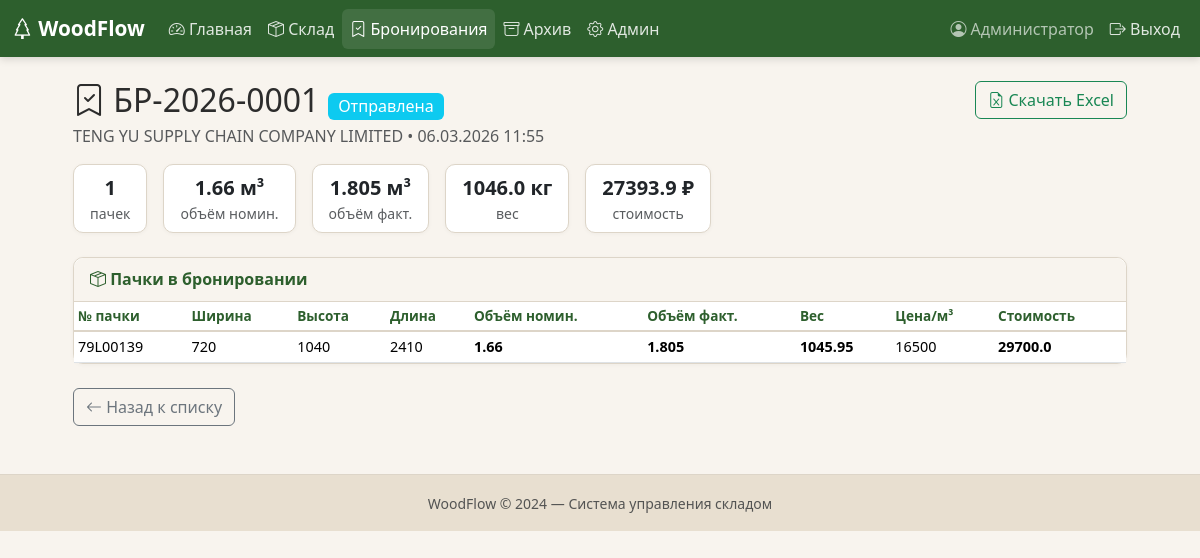
The page /bookings/1 (signed in) on the database its author committed.
### models.py (models this page shows, shortened)
class User(UserMixin, db.Model):
    __tablename__ = "users"
    id = db.Column(db.Integer, primary_key=True)
    username = db.Column(db.String(80), unique=True, nullable=False)
    password_hash = db.Column(db.String(256), nullable=False)
    full_name = db.Column(db.String(150), default="")
    is_admin = db.Column(db.Boolean, default=False)
    is_active_user = db.Column(db.Boolean, default=True)
    created_at = db.Column(db.DateTime, default=lambda: datetime.now(ZoneInfo("Europe/Moscow")))
    @property
    def is_active(self):
        return self.is_active_user

class Booking(db.Model):
    __tablename__ = "bookings"
    id = db.Column(db.Integer, primary_key=True)
    number = db.Column(db.String(50), unique=True, nullable=False)
    company_name = db.Column(db.String(150), default="")
    adres = db.Column(db.String(250), default="")
    status = db.Column(db.String(20), default="активная")      # активная / отправлена / отменена
    notes = db.Column(db.Text, default="")
    created_at = db.Column(db.DateTime, default=lambda: datetime.now(ZoneInfo("Europe/Moscow")))
    created_by = db.Column(db.Integer, db.ForeignKey("users.id"))
    price_per_m3 = db.Column(db.Float, default=0)  # руб
    contract = db.Column(db.String(50), default="")
    packs = db.relationship("WoodPack", backref="booking", lazy=True)
    shipment = db.relationship("Shipment", backref="booking", uselist=False)
    total_volume_nominal_for_pok = db.Column(db.Float, default=0, nullable=True)
    total_volume_fact_for_pok = db.Column(db.Float, default=0, nullable=True)
    total_volume_nominal_for_tam = db.Column(db.Float, default=0, nullable=True)
    total_volume_fact_for_tam = db.Column(db.Float, default=0, nullable=True)
    total_weight_nominal_for_pok = db.Column(db.Float, default=0, nullable=True)
    total_weight_fact_for_pok = db.Column(db.Float, default=0, nullable=True)
    total_weight_nominal_for_tam = db.Column(db.Float, default=0, nullable=True)
    total_weight_fact_for_tam = db.Column(db.Float, default=0, nullable=True)
    total_price = db.Column(db.Float, default=0, nullable=True)
    pack_count = db.Column(db.Integer, default=0, nullable=True)

class WoodPack(db.Model):
    __tablename__ = "wood_packs"
    id = db.Column(db.Integer, primary_key=True)
    number_pac = db.Column(db.String(16), default="", nullable=False)  # номер пачки
    grade = db.Column(db.String(5), default="")  # сорт
    width_fact_for_tam = db.Column(db.Float, nullable=False)  # мм ширина пачки
    width_fact_for_pok = db.Column(db.Float, nullable=True)  # мм ширина доски
    width_nominal_for_pok = db.Column(db.Float, nullable=True)
    thickness_fact_for_tam = db.Column(db.Float, nullable=False)  # мм толщина пачки
    thickness_fact_for_pok = db.Column(db.Float, nullable=True)  # мм толщина доски
    thickness_nominal_for_pok = db.Column(db.Float, nullable=True)
    length_nominal = db.Column(db.Float, nullable=True)  # мм длина доски
    length_fact = db.Column(db.Float, nullable=True)  # мм длина доски
    length_pack = db.Column(db.Float, nullable=False)  # мм длина пачки
    quantity = db.Column(db.Integer, nullable=True) # количество
    quantity_layers = db.Column(db.Integer, nullable=True) # количество слоёв
    quantity_in_layer = db.Column(db.Integer, nullable=True) # количество в слою
    volume_nominal_for_pok = db.Column(db.Float, nullable=True)
    volume_fact_for_pok = db.Column(db.Float, nullable=True)
    volume_nominal_for_tam = db.Column(db.Float, nullable=True)
    volume_fact_for_tam = db.Column(db.Float, nullable=True)
    weight_nominal_for_pok = db.Column(db.Float, nullable=True)
    weight_fact_for_pok = db.Column(db.Float, nullable=True)
    weight_nominal_for_tam = db.Column(db.Float, nullable=True)
    weight_fact_for_tam = db.Column(db.Float, nullable=True)
    status = db.Column(db.String(20), default="на_складе")
    notes = db.Column(db.Text, default="")
    created_at = db.Column(db.DateTime, default=lambda: datetime.now(ZoneInfo("Europe/Moscow")))
    created_by = db.Column(db.Integer, db.ForeignKey("users.id"))
    booking_id = db.Column(db.Integer, db.ForeignKey("bookings.id"), nullable=True)

### app.py (the view)
@app.route("/bookings/<int:booking_id>")
@login_required
def booking_detail(booking_id):
    booking = db.session.get(Booking, booking_id)
    if not booking:
        flash("Бронирование не найдено.", "danger")
        return redirect(url_for("bookings"))
    available_packs = (
        WoodPack.query.filter_by(status="на_складе")
        .order_by(WoodPack.width_fact_for_pok, WoodPack.grade)
        .all()
    )
    return render_template(
        "booking_detail.html", booking=booking, available_packs=available_packs
    )

### app.py (called while the page is built)
@login_manager.user_loader
def load_user(user_id):
    return db.session.get(User, int(user_id))

### templates/booking_detail.html (shortened to what this page needs)
{% extends "base.html" %}
{% block content %}
<div class="row justify-content-center">
<div class="col-lg-11">
    <div class="d-flex justify-content-between align-items-start mb-3 flex-wrap gap-2">
        <div>
            <h2 class="mb-1">
                <i class="bi bi-bookmark-check"></i> {{ booking.number }}
                {% if booking.status == 'активная' %}
                <span class="badge bg-success fs-6">Активная</span>
                {% elif booking.status == 'отправлена' %}
                <span class="badge bg-info fs-6">Отправлена</span>
                {% else %}
                <span class="badge bg-secondary fs-6">Отменена</span>
                {% endif %}
            </h2>
            <p class="text-muted mb-0">
                {{ booking.company_name }} &bull;
                {{ booking.created_at.strftime('%d.%m.%Y %H:%M') }}
            </p>
        </div>
        {% if booking.shipment %}
        <a href="{{ url_for('booking_excel', booking_id=booking.id) }}" class="btn btn-outline-success">
            <i class="bi bi-file-earmark-excel"></i> Скачать Excel
        </a>
        {% endif %}
    </div>
    <div class="row g-3 mb-4">
        <div class="col-auto">
            <div class="card wf-card px-3 py-2 text-center">
                <div class="fw-bold fs-5">{{ booking.pack_count | int }}</div>
                <div class="small text-muted">пачек</div>
            </div>
        </div>
        <div class="col-auto">
            <div class="card wf-card px-3 py-2 text-center">
                <div class="fw-bold fs-5">{{ booking.total_volume_nominal_for_tam | round(3)}} м³</div>
                <div class="small text-muted">объём номин.</div>
            </div>
        </div>
        <div class="col-auto">
            <div class="card wf-card px-3 py-2 text-center">
                <div class="fw-bold fs-5">{{ booking.total_volume_fact_for_tam | round(3) }} м³</div>
                <div class="small text-muted">объём факт.</div>
            </div>
        </div>
        <div class="col-auto">
            <div class="card wf-card px-3 py-2 text-center">
                <div class="fw-bold fs-5">{{ booking.total_weight_nominal_for_tam | round(1) }} кг</div>
                <div class="small text-muted">вес</div>
            </div>
        </div>
        <div class="col-auto">
            <div class="card wf-card px-3 py-2 text-center">
                <div class="fw-bold fs-5">{{ booking.total_price | round(1) }} ₽</div>
                <div class="small text-muted">стоимость</div>
            </div>
        </div>
    </div>
    <div class="card wf-card mb-4">
        <div class="card-header wf-card-header">
            <i class="bi bi-box-seam"></i> Пачки в бронировании
        </div>
        <div class="table-responsive">
        <table class="table table-sm table-hover mb-0 align-middle">
            <thead class="wf-thead"><tr>
                <th>№ пачки</th><th>Ширина</th><th>Высота</th>
                <th>Длина</th><th>Объём номин.</th><th>Объём факт.</th><th>Вес</th><th>Цена/м³</th><th>Стоимость</th>
            </tr>
            </thead>
            <tbody>
            {% for p in booking.packs %}
            <tr>
                <td>{{ p.number_pac }}</td>
                <td>{{ p.width_fact_for_tam | int }}</td>
                <td>{{ p.thickness_fact_for_tam | int }}</td>
                <td>{{ p.length_pack | int }}</td>
                <td><b>{{ p.volume_nominal_for_tam | round(3) }}</b></td>
                <td><b>{{ p.volume_fact_for_tam | round(3) }}</b></td>
                <td><b>{{ p.weight_nominal_for_tam | round(2) }}</b></td>
                <td>{{ booking.price_per_m3 | int }}</td>
                <td><b>{{ booking.price_per_m3 * p.volume_fact_for_tam | round(1) }}</b></td>
            </tr>
            {% else %}
            <tr><td colspan="12" class="text-center text-muted py-3">Пачки не добавлены</td></tr>
            {% endfor %}
            </tbody>
        </table>
        </div>
    </div>
    <div class="mt-3">
        <a href="{{ url_for('bookings') }}" class="btn btn-outline-secondary">
            <i class="bi bi-arrow-left"></i> Назад к списку
        </a>
    </div>
</div>
</div>
{% endblock %}

### templates/base.html (shortened to what this page needs)
<!DOCTYPE html>
<html lang="ru">
<head>
    <link href="https://cdn.jsdelivr.net/npm/bootstrap@5.3.2/dist/css/bootstrap.min.css" rel="stylesheet">
    <link href="https://cdn.jsdelivr.net/npm/bootstrap-icons@1.11.1/font/bootstrap-icons.css" rel="stylesheet">
    <link href="{{ url_for('static', filename='css/style.css') }}" rel="stylesheet">
</head>
<body>
{% if current_user.is_authenticated %}
<nav class="navbar navbar-expand-lg navbar-dark wf-navbar">
    <div class="container-fluid">
        <a class="navbar-brand fw-bold" href="{{ url_for('dashboard') }}">
            <i class="bi bi-tree"></i> WoodFlow
        </a>
        <div class="collapse navbar-collapse" id="navMain">
            <ul class="navbar-nav me-auto">
                <li class="nav-item">
                    <a class="nav-link {% if request.endpoint == 'dashboard' %}active{% endif %}"
                       href="{{ url_for('dashboard') }}">
                        <i class="bi bi-speedometer2"></i> Главная
                    </a>
                </li>
                <li class="nav-item">
                    <a class="nav-link {% if 'stock' in request.endpoint|default('') %}active{% endif %}"
                       href="{{ url_for('stock') }}">
                        <i class="bi bi-box-seam"></i> Склад
                    </a>
                </li>
                <li class="nav-item">
                    <a class="nav-link {% if 'booking' in request.endpoint|default('') %}active{% endif %}"
                       href="{{ url_for('bookings') }}">
                        <i class="bi bi-bookmark-check"></i> Бронирования
                    </a>
                </li>
                <li class="nav-item">
                    <a class="nav-link {% if 'archive' in request.endpoint|default('') or 'shipment' in request.endpoint|default('') %}active{% endif %}"
                       href="{{ url_for('archive') }}">
                        <i class="bi bi-archive"></i> Архив
                    </a>
                </li>
                {% if current_user.is_admin %}
                <li class="nav-item">
                    <a class="nav-link {% if 'admin' in request.endpoint|default('') %}active{% endif %}"
                       href="{{ url_for('admin_users') }}">
                        <i class="bi bi-gear"></i> Админ
                    </a>
                </li>
                {% endif %}
            </ul>
            <ul class="navbar-nav">
                <li class="nav-item">
                    <span class="nav-link text-light opacity-75">
                        <i class="bi bi-person-circle"></i>
                        {{ current_user.full_name or current_user.username }}
                    </span>
                </li>
                <li class="nav-item">
                    <a class="nav-link" href="{{ url_for('logout') }}">
                        <i class="bi bi-box-arrow-right"></i> Выход
                    </a>
                </li>
            </ul>
        </div>
    </div>
</nav>
{% endif %}
<main class="container-fluid py-4 px-3 px-lg-4">
    {% block content %}{% endblock %}
</main>
<footer class="wf-footer text-center py-3 mt-4">
    <small class="text-muted">WoodFlow © {{ now().year if now is defined else "2024" }} — Система управления складом</small>
</footer>
</body>
</html>

### static/css/style.css (style rules this page uses)
:root { --wf-green: #2D5F2D; --wf-green-hover: #1E4D1E; --wf-green-light: #5B8C5A; --wf-beige: #F8F4EE; --wf-beige-dark: #E8DFD0; --wf-border: #DDD5C8; --wf-text: #2C2C2C; }
body { background-color: var(--wf-beige); color: var(--wf-text); font-family: 'Segoe UI', system-ui, -apple-system, sans-serif; }
.wf-navbar { background-color: var(--wf-green) !important; box-shadow: 0 2px 8px rgba(0,0,0,0.15); }
.wf-navbar .nav-link { color: rgba(255,255,255,0.85) !important; transition: color 0.2s; }
.wf-navbar .nav-link:hover, .wf-navbar .nav-link.active { color: #fff !important; background-color: rgba(255,255,255,0.1); border-radius: 6px; }
.wf-navbar .navbar-brand { color: #fff !important; font-size: 1.3rem; }
.wf-card { background: #fff; border: 1px solid var(--wf-border); border-radius: 10px; box-shadow: 0 1px 4px rgba(0,0,0,0.04); }
.wf-card-header { background-color: var(--wf-beige); border-bottom: 1px solid var(--wf-border); font-weight: 600; padding: 0.6rem 1rem; border-radius: 10px 10px 0 0 !important; color: var(--wf-green); }
.wf-thead { background-color: var(--wf-beige); }
.wf-thead th { font-weight: 600; font-size: 0.85rem; color: var(--wf-green); border-bottom: 2px solid var(--wf-border) !important; white-space: nowrap; }
.table td { font-size: 0.9rem; vertical-align: middle; }
.wf-footer { background-color: var(--wf-beige-dark); border-top: 1px solid var(--wf-border); }
.badge { font-weight: 500; }

### rows shown on the page
User: full_name "Администратор"
Booking: number "БР-2026-0001", company_name "TENG YU SUPPLY CHAIN COMPANY LIMITED", created_at "06.03.2026 11:55", pack_count "1", total_volume_nominal_for_tam "1.66", total_volume_fact_for_tam "1.805", total_weight_nominal_for_tam "1046.0", total_price "27393.9", price_per_m3 "16500", booking.price_per_m3*p.volume_fact_for_tam|round(1) "29700.0"
WoodPack: number_pac "79L00139", width_fact_for_tam "720", thickness_fact_for_tam "1040", length_pack "2410", volume_nominal_for_tam "1.66", volume_fact_for_tam "1.805", weight_nominal_for_tam "1045.95"
